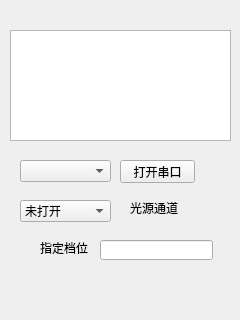
<?xml version="1.0" encoding="UTF-8"?>
<ui version="4.0">
 <class>lightSource</class>
 <widget class="QWidget" name="lightSource">
  <property name="geometry">
   <rect>
    <x>0</x>
    <y>0</y>
    <width>240</width>
    <height>320</height>
   </rect>
  </property>
  <property name="windowTitle">
   <string>Form</string>
  </property>
  <widget class="QComboBox" name="comboBox">
   <property name="geometry">
    <rect>
     <x>20</x>
     <y>160</y>
     <width>91</width>
     <height>22</height>
    </rect>
   </property>
  </widget>
  <widget class="QPushButton" name="pushButton">
   <property name="geometry">
    <rect>
     <x>120</x>
     <y>160</y>
     <width>75</width>
     <height>23</height>
    </rect>
   </property>
   <property name="text">
    <string>打开串口</string>
   </property>
  </widget>
  <widget class="QComboBox" name="comboBox_2">
   <property name="geometry">
    <rect>
     <x>20</x>
     <y>200</y>
     <width>91</width>
     <height>22</height>
    </rect>
   </property>
   <item>
    <property name="text">
     <string>未打开</string>
    </property>
   </item>
   <item>
    <property name="text">
     <string>CH1</string>
    </property>
   </item>
   <item>
    <property name="text">
     <string>CH2</string>
    </property>
   </item>
   <item>
    <property name="text">
     <string>CH3</string>
    </property>
   </item>
   <item>
    <property name="text">
     <string>CH4</string>
    </property>
   </item>
  </widget>
  <widget class="QLabel" name="label">
   <property name="geometry">
    <rect>
     <x>130</x>
     <y>200</y>
     <width>91</width>
     <height>16</height>
    </rect>
   </property>
   <property name="text">
    <string>光源通道</string>
   </property>
  </widget>
  <widget class="QLineEdit" name="lineEdit">
   <property name="geometry">
    <rect>
     <x>100</x>
     <y>240</y>
     <width>113</width>
     <height>20</height>
    </rect>
   </property>
  </widget>
  <widget class="QLabel" name="label_2">
   <property name="geometry">
    <rect>
     <x>40</x>
     <y>240</y>
     <width>51</width>
     <height>16</height>
    </rect>
   </property>
   <property name="text">
    <string>指定档位</string>
   </property>
  </widget>
  <widget class="QTextBrowser" name="textBrowser">
   <property name="geometry">
    <rect>
     <x>10</x>
     <y>30</y>
     <width>221</width>
     <height>111</height>
    </rect>
   </property>
  </widget>
 </widget>
 <resources/>
 <connections>
  <connection>
   <sender>pushButton</sender>
   <signal>clicked()</signal>
   <receiver>lightSource</receiver>
   <slot>openClose()</slot>
   <hints>
    <hint type="sourcelabel">
     <x>154</x>
     <y>48</y>
    </hint>
    <hint type="destinationlabel">
     <x>153</x>
     <y>103</y>
    </hint>
   </hints>
  </connection>
  <connection>
   <sender>comboBox_2</sender>
   <signal>currentIndexChanged(int)</signal>
   <receiver>lightSource</receiver>
   <slot>channel_SW(int)</slot>
   <hints>
    <hint type="sourcelabel">
     <x>66</x>
     <y>120</y>
    </hint>
    <hint type="destinationlabel">
     <x>180</x>
     <y>216</y>
    </hint>
   </hints>
  </connection>
  <connection>
   <sender>lineEdit</sender>
   <signal>returnPressed()</signal>
   <receiver>lightSource</receiver>
   <slot>levelSet()</slot>
   <hints>
    <hint type="sourcelabel">
     <x>128</x>
     <y>179</y>
    </hint>
    <hint type="destinationlabel">
     <x>209</x>
     <y>174</y>
    </hint>
   </hints>
  </connection>
 </connections>
 <slots>
  <slot>openClose()</slot>
  <slot>channel_SW(int)</slot>
  <slot>levelSet()</slot>
 </slots>
</ui>
